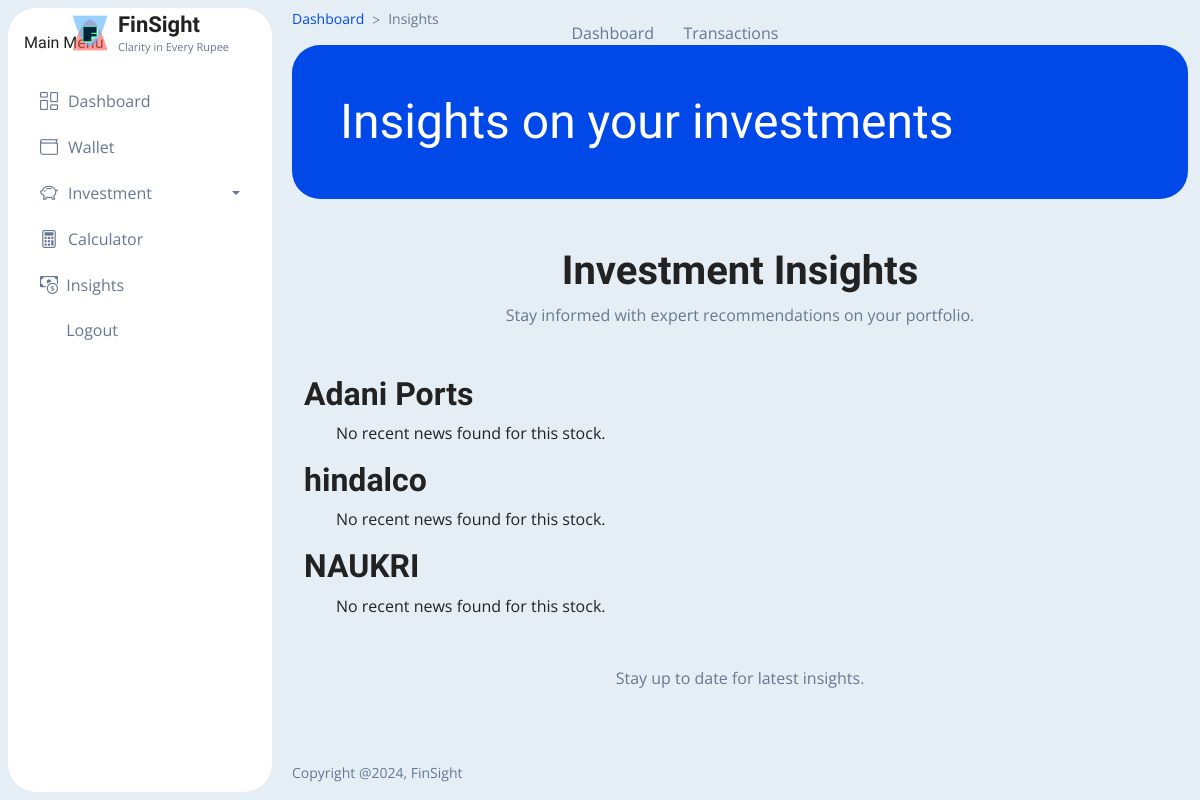
Page /insights/ (signed in) on the earlier database version.
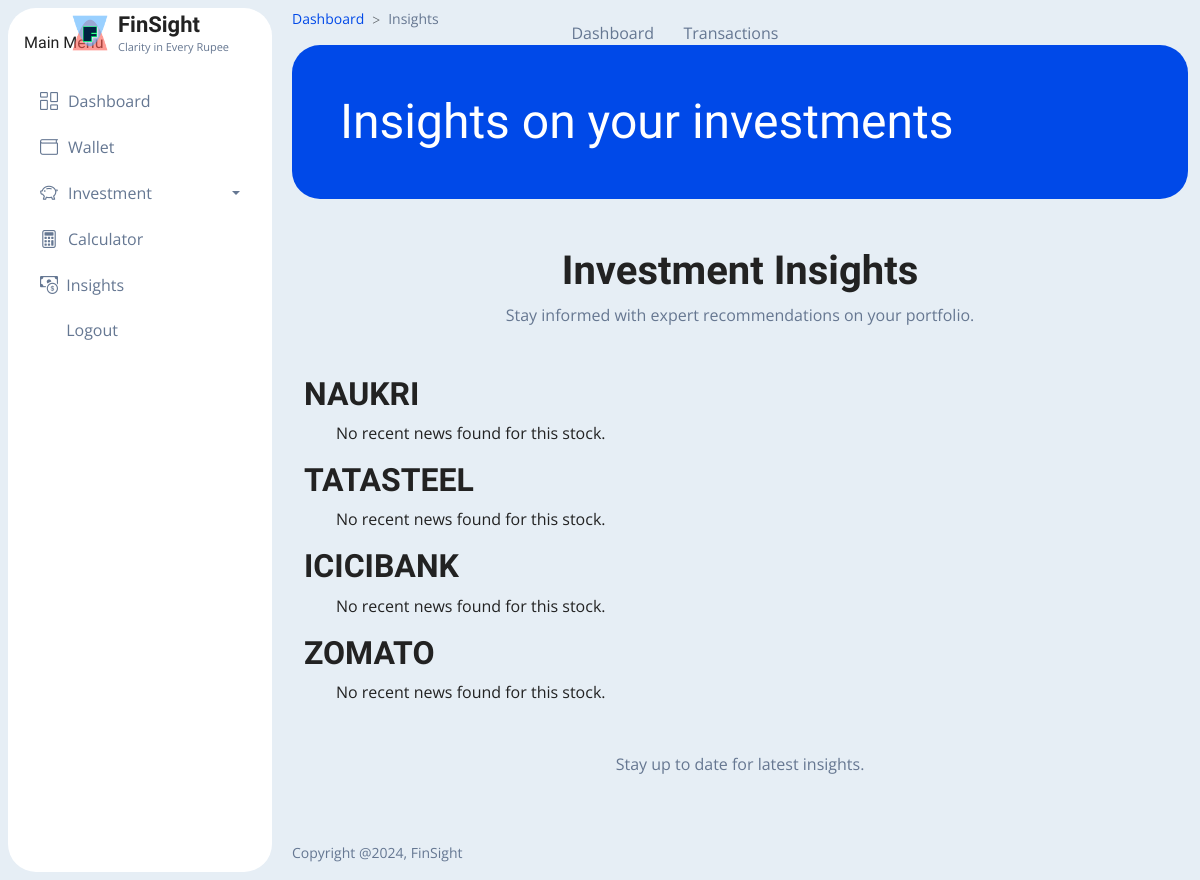
Same page on the later database version.
### dashboard/models.py (models this page shows, shortened)
class Portfolio(models.Model):
    user = models.ForeignKey(User, on_delete=models.SET_NULL, related_name="portfolio", null=True, blank=True)
    stock_symbol = models.CharField(max_length=20)
    stock_name = models.CharField(max_length=100)
    exchange_code_nse = models.CharField(max_length=20, blank=True, null=True)  # New Field
    exchange_code_bse = models.CharField(max_length=20, blank=True, null=True)  # New Field
    quantity = models.PositiveIntegerField()
    average_price = models.DecimalField(max_digits=10, decimal_places=2)

### dashboard/views.py (the view)
# urls.py: path('insights/', insights, name='insights'),
def insights(request):
    user = request.user
    portfolio_stocks = Portfolio.objects.filter(user=user)  # Your Portfolio model
    news_by_stock = {}
    for stock in portfolio_stocks:
        stock_symbol = stock.stock_symbol
        news = get_stock_news(stock_symbol)
        news_by_stock[stock_symbol] = news
    return render(request, "insights.html", {"news_by_stock": news_by_stock})

### dashboard/templates/insights.html (shortened to what this page needs)
{% load static %}
<!doctype html>
<html lang="en">
<head>
    <link rel="stylesheet" href="{% static 'css/style.css' %}">
</head>
<body
    class="main-bg main-bg-opac main-bg-blur adminuiux-sidebar-fill-white adminuiux-sidebar-boxed theme-blue roundedui"
    data-theme="theme-blue" data-sidebarfill="adminuiux-sidebar-fill-white" data-bs-spy="scroll"
    data-bs-target="#list-example" data-bs-smooth-scroll="true" tabindex="0">
    {% include 'header.html' %}
    <div class="adminuiux-wrap">
        {% include 'sidebar.html' %}
        <main class="adminuiux-content has-sidebar" onclick="contentClick()">
            <div class="container-fluid mt-4">
                <div class="row gx-3 align-items-center">
                    <div class="col-12 col-sm">
                        <nav aria-label="breadcrumb" class="mb-2">
                            <ol class="breadcrumb mb-0">
                                <li class="breadcrumb-item bi"><a href="{% url 'dashboard' %}">Dashboard</a></li>
                                <li class="breadcrumb-item active bi" aria-current="page">Insights</li>
                            </ol>
                        </nav>
                    </div>
                </div>
            </div>
            <div class="container mt-4" id="main-content">
                <div class="card adminuiux-card bg-theme-1 position-relative overflow-hidden mb-4">
                    <div class="coverimg h-100 w-100 start-0 top-0 position-absolute z-index-0 opacity-50">
                    </div>
                    <div class="card-body z-index-1 p-lg-4 p-xl-5 position-relative">
                        <h1 class="display-5">Insights on your investments</h1>
                    </div>
                </div>
                <div class="container mt-4" id="main-content">
                    <div class="text-center my-4 my-xl-5">
                        <h1>Investment Insights</h1>
                        <p class="text-secondary">Stay informed with expert recommendations on your portfolio.</p>
                    </div>
                    {% for stock, news_list in news_by_stock.items %}
                        <h2>{{ stock }}</h2>
                        <ul>
                            {% for news in news_list %}
                                <li>
                                    <a href="{{ news.url }}" target="_blank">
                                        <strong>{{ news.title }}</strong>
                                    </a>
                                    <p>{{ news.description }}</p>
                                    <small>Source: {{ news.source }} | Published: {{ news.published_at }}</small>
                                </li>
                            {% empty %}
                            <p>No recent news found for this stock.</p>
                            {% endfor %}
                        </ul>
                    {% endfor %}
                </div>
                <div class="text-center my-4 my-xl-5">
                    <p class="text-secondary">Stay up to date for latest insights.</p>
                </div>
            </div>
        </main>
    </div>
    <footer class="adminuiux-footer has-adminuiux-sidebar mt-auto">
        <div class="container-fluid">
            <div class="row">
                <div class="col-12 col-md col-lg py-2">
                    <span class="small">Copyright @2024, FinSight </span>
                </div>
            </div>
        </div>
    </footer>
</body>
</html>

Differences in the rows shown:
removed Portfolio: news_by_stock "Adani Ports"
removed Portfolio: news_by_stock "hindalco"
added Portfolio: news_by_stock "TATASTEEL"
added Portfolio: news_by_stock "ICICIBANK"
added Portfolio: news_by_stock "ZOMATO"
Other differences:
new list line: "No recent news found for this stock."
list line gone: "No recent news found for this stock."
